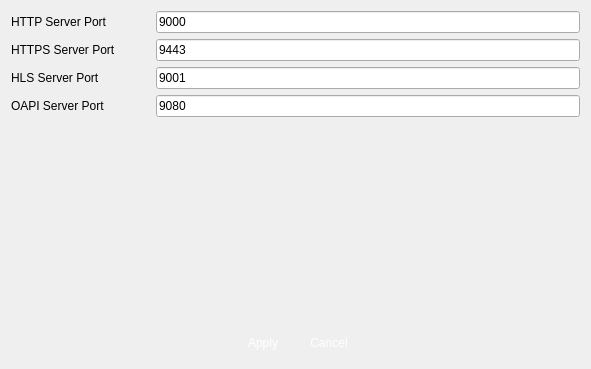
<?xml version="1.0" encoding="UTF-8"?>
<ui version="4.0">
 <class>VSCOAPI</class>
 <widget class="QWidget" name="VSCOAPI">
  <property name="geometry">
   <rect>
    <x>0</x>
    <y>0</y>
    <width>591</width>
    <height>369</height>
   </rect>
  </property>
  <property name="windowTitle">
   <string>HDFS</string>
  </property>
  <property name="windowIcon">
   <iconset>
    <normaloff>:/logo/resources/vscsmall.jpg</normaloff>:/logo/resources/vscsmall.jpg</iconset>
  </property>
  <layout class="QVBoxLayout" name="verticalLayout">
   <item>
    <layout class="QGridLayout" name="gridLayout">
     <property name="horizontalSpacing">
      <number>40</number>
     </property>
     <item row="0" column="0">
      <widget class="QLabel" name="label_2">
       <property name="text">
        <string>HTTP Server Port</string>
       </property>
      </widget>
     </item>
     <item row="0" column="2">
      <widget class="QLineEdit" name="HTTPPort">
       <property name="maximumSize">
        <size>
         <width>16777215</width>
         <height>16777215</height>
        </size>
       </property>
       <property name="text">
        <string>9000</string>
       </property>
       <property name="readOnly">
        <bool>false</bool>
       </property>
      </widget>
     </item>
     <item row="5" column="0">
      <widget class="QLabel" name="label_3">
       <property name="text">
        <string>OAPI Server Port</string>
       </property>
      </widget>
     </item>
     <item row="2" column="0">
      <widget class="QLabel" name="label_4">
       <property name="text">
        <string>HLS Server Port</string>
       </property>
      </widget>
     </item>
     <item row="5" column="2">
      <widget class="QLineEdit" name="OAPIPort">
       <property name="maximumSize">
        <size>
         <width>16777215</width>
         <height>16777215</height>
        </size>
       </property>
       <property name="text">
        <string>9080</string>
       </property>
       <property name="readOnly">
        <bool>false</bool>
       </property>
      </widget>
     </item>
     <item row="2" column="2">
      <widget class="QLineEdit" name="HLSPort">
       <property name="maximumSize">
        <size>
         <width>16777215</width>
         <height>16777215</height>
        </size>
       </property>
       <property name="text">
        <string>9001</string>
       </property>
       <property name="readOnly">
        <bool>false</bool>
       </property>
      </widget>
     </item>
     <item row="1" column="0">
      <widget class="QLabel" name="label_5">
       <property name="text">
        <string>HTTPS Server Port</string>
       </property>
      </widget>
     </item>
     <item row="1" column="2">
      <widget class="QLineEdit" name="HTTPSSLPort">
       <property name="maximumSize">
        <size>
         <width>16777215</width>
         <height>16777215</height>
        </size>
       </property>
       <property name="text">
        <string>9443</string>
       </property>
       <property name="readOnly">
        <bool>false</bool>
       </property>
      </widget>
     </item>
    </layout>
   </item>
   <item>
    <spacer name="verticalSpacer">
     <property name="orientation">
      <enum>Qt::Vertical</enum>
     </property>
     <property name="sizeHint" stdset="0">
      <size>
       <width>20</width>
       <height>40</height>
      </size>
     </property>
    </spacer>
   </item>
   <item>
    <layout class="QHBoxLayout" name="horizontalLayout">
     <item>
      <spacer name="horizontalSpacer">
       <property name="orientation">
        <enum>Qt::Horizontal</enum>
       </property>
       <property name="sizeHint" stdset="0">
        <size>
         <width>40</width>
         <height>20</height>
        </size>
       </property>
      </spacer>
     </item>
     <item>
      <widget class="QPushButton" name="pushButtonApply">
       <property name="minimumSize">
        <size>
         <width>60</width>
         <height>30</height>
        </size>
       </property>
       <property name="maximumSize">
        <size>
         <width>60</width>
         <height>30</height>
        </size>
       </property>
       <property name="styleSheet">
        <string notr="true">QPushButton { 
border:none;
color:white;
background-image: url(:/action/resources/button.png);}
QPushButton:hover {
	background-image: url(:/action/resources/buttonpress.png);}
QPushButton:pressed {
	background-image: url(:/action/resources/button.png);}
</string>
       </property>
       <property name="text">
        <string>Apply</string>
       </property>
       <property name="iconSize">
        <size>
         <width>60</width>
         <height>40</height>
        </size>
       </property>
      </widget>
     </item>
     <item>
      <widget class="QPushButton" name="pushButtonCancel">
       <property name="minimumSize">
        <size>
         <width>60</width>
         <height>30</height>
        </size>
       </property>
       <property name="maximumSize">
        <size>
         <width>60</width>
         <height>30</height>
        </size>
       </property>
       <property name="styleSheet">
        <string notr="true">QPushButton { 
border:none;
color:white;
background-image: url(:/action/resources/button.png);}
QPushButton:hover {
	background-image: url(:/action/resources/buttonpress.png);}
QPushButton:pressed {
	background-image: url(:/action/resources/button.png);}
</string>
       </property>
       <property name="text">
        <string>Cancel</string>
       </property>
       <property name="iconSize">
        <size>
         <width>60</width>
         <height>40</height>
        </size>
       </property>
      </widget>
     </item>
     <item>
      <spacer name="horizontalSpacer_2">
       <property name="orientation">
        <enum>Qt::Horizontal</enum>
       </property>
       <property name="sizeHint" stdset="0">
        <size>
         <width>40</width>
         <height>20</height>
        </size>
       </property>
      </spacer>
     </item>
    </layout>
   </item>
  </layout>
 </widget>
 <resources>
  <include location="../main/vscmainwindows.qrc"/>
 </resources>
 <connections/>
</ui>
